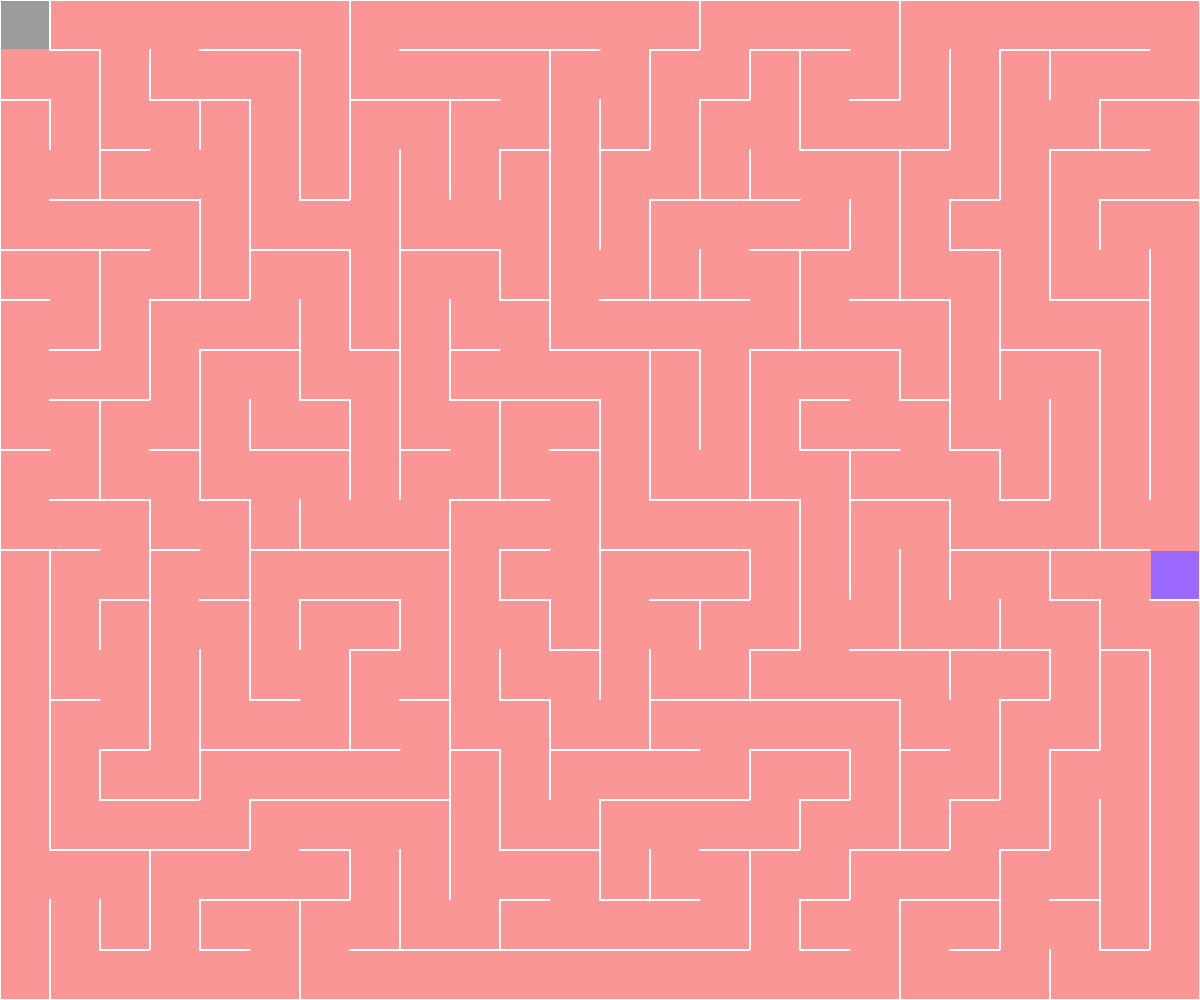
Frame 1 (no input)
Frame 60 (no input): identical to frame 1, image omitted
Frame 120 (the mouse pressed at the canvas centre since frame 60): identical to frame 1, image omitted

The p5.js sketch that drew this single still picture (run headless with seeded random() and noise() and a simulated clock; from frame 60 on, the mouse is pressed at the canvas centre):

// p5.js sketch
// ── sketch.js
var rows, cols;
scl = 50;
var grid = [];
var current, player;
var stack = [];
var food;

function setup() {
  frameRate(60);
  var w = scl*floor(window.innerWidth/scl);
  var h = scl*floor(window.innerHeight/scl);
  createCanvas(w,h);
  rows = height/scl;
  cols = width/scl;
  for (var j=0; j<rows; j++) {
    for (var i=0; i<cols; i++) {
      grid.push(new Cell(i,j));
    }
  }
  current = grid[0];
  player = grid[0];
  player.player = true;
  var cont = 1;
  while (cont) {
    current.occupy();
    var next = current.next();
    if (next != undefined) {
      stack.push(next);
      removeWalls(current,next);
      current = next;
    } else if (stack.length > 0) {
      current = stack.pop();
    } else if (stack.length === 0) {
      cont = 0;
    }
  }
  food = new Food(floor(random(0,cols)), floor(random(0,rows)));
}

function draw() {
  
  if (keyIsPressed) {
    var move = [];
    if (keyCode  === UP_ARROW) {
      move = [true, false, false, false];
    } else if (keyCode === RIGHT_ARROW) {
      move = [false, true, false, false];
    } else if (keyCode === DOWN_ARROW) {
      move = [false, false, true, false];
    } else if (keyCode === LEFT_ARROW) {
      move = [false, false, false, true];
    }
    update(move);
  }
  background(51);
  for (var k=0; k<rows*cols; k++) {
    grid[k].show();
  }
  food.show();
  if (check(player,food)) {
    food = new Food(floor(random(0,cols)), floor(random(0,rows)));
  }
}

var Cell = function(i,j) {
  this.i = i;
  this.j = j;
  this.status = [true,true,true,true];
  this.visited = false;
  this.player = false;

  this.next = function() {
    var nbd = [];
    var top = grid[index(this.i,this.j - 1)];
    var right = grid[index(this.i + 1, this.j)];
    var bottom = grid[index(this.i,this.j + 1)];
    var left = grid[index(this.i - 1, this.j)];
    if (top && !top.visited) {
      nbd.push(top);
    } if (right && !right.visited) {
      nbd.push(right);
    } if (bottom && !bottom.visited) {
      nbd.push(bottom);
    } if (left && !left.visited) {
      nbd.push(left);
    }

    if (nbd.length > 0) {
      var r = floor(random(0,nbd.length));
      return nbd[r];
    }

  }

  this.show = function() {
    var x = this.i*scl;
    var y = this.j*scl;
    if (this.visited) {
      noStroke();
      fill(250,150,150);
      rect(x,y,scl,scl);
      strokeWeight(2);
      stroke(255);
    }
    strokeWeight(2);
    stroke(255);
    if (this.status[0]) {
      line(x,y,x+scl,y);
    }
    if (this.status[1]) {
      line(x+scl,y,x+scl,y+scl);
    } 
    if (this.status[2]) {
      line(x+scl,y+scl,x,y+scl);
    }
    if (this.status[3]) {
      line(x,y+scl,x,y);
    }
    if (this.player) {
      noStroke();
      fill(155);
      rect(x+1,y+1,scl-2,scl-2);
      strokeWeight(2);
      stroke(255);
    }
  }

  this.occupy = function() {
    this.visited = true;
  }
}

function index(i,j) {
  if (i<0 || j<0 || i>cols-1 || j>rows-1) {
    return -1;
  }
  return i + j*cols;
}

function removeWalls(current,next) {
  var x = next.i - current.i;
  if (x === -1) {
    current.status[3] = false;
    next.status[1] = false;
  } else if (x === 1) {
    current.status[1] = false;
    next.status[3] = false;
  }

  var y = current.j - next.j;
  if (y === -1) {
    current.status[2] = false;
    next.status[0] = false;
  } else if (y === 1) {
    current.status[0] = false;
    next.status[2] = false;
  }
}

function update(move) {
  for (var k=0; k<move.length; k++) {
    if (move[k] && !player.status[k]) {
      player.player = false;
      if (k===0) {
        var prev = player;
        player = grid[index(prev.i,prev.j-1)];
        player.player = true;
        break;
      } 
      if (k===1) {
        var prev = player;
        player = grid[index(prev.i+1,prev.j)];
        player.player = true;
        break;
      }
      if (k===2) {
        var prev = player;
        player = grid[index(prev.i,prev.j+1)];
        player.player = true;
        break;
      }
      if (k===3) {
        var prev = player;
        player = grid[index(prev.i-1,prev.j)];
        player.player = true;
        break;
      }
    }
  }
}

var Food = function(i,j) {
  this.i = i;
  this.j = j;

  this.show = function() {
    var x = this.i*scl;
    var y = this.j*scl;
    noStroke();
    fill(155,105,255);
    rect(x+1,y+1,scl-2,scl-2);
    strokeWeight(2);
    stroke(255);
  }
}

function check(a,b) {
  if (a.i === b.i && a.j === b.j) {
    return true;
  } else {
    return false;
  }
}
